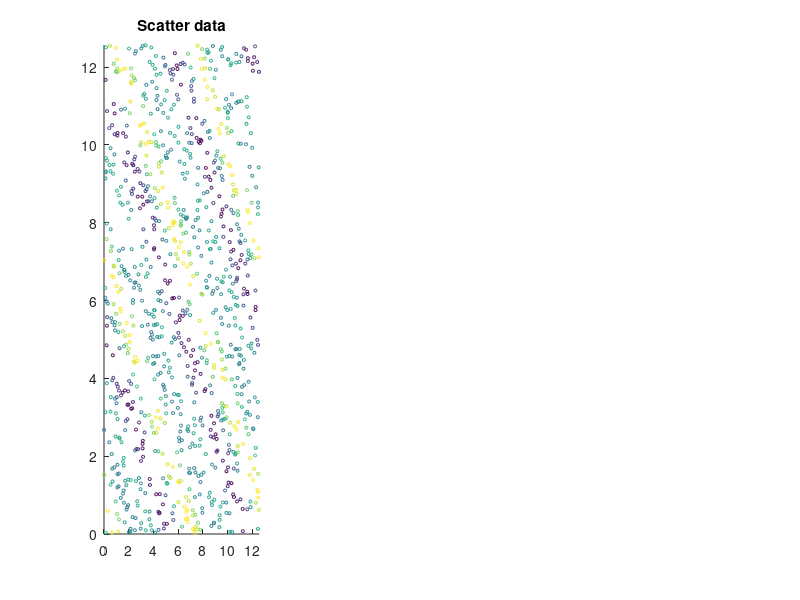

MATLAB code for this plot: (Note: this script raises an error after producing the figure.)
addpath E:\matlab\NFFT\Daqing\matlab-nfft-3.3.2-core2-openmp\nfft;

N = 1000;
X = rand(N,1) * 4 * pi;
Y = rand(N,1) * 4 * pi;
V = sin(X+Y) + sin(X*2+Y*2) ;
Xq = linspace(0, 4 * pi , 65); Xq=Xq(1:end-1);
Yq = linspace(0, 4 * pi , 65); Yq=Yq(1:end-1);
figure,
subplot(131),scatter(X,Y,5,V);title('Scatter data');axis([0 4*pi 0 4*pi]);
Fq = ffts2(X,Y,V,Xq,Yq,'grid','bspline');
subplot(132),imagesc(abs(Fq));title('Convolutional method')

Fq_nfft = nfft2d_wrap([X Y],V,64,64)/4;

subplot(133),imagesc(abs(reshape(Fq_nfft,[64,64])));title('NFFT method')